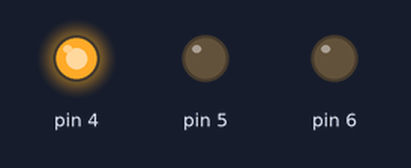
Bench run of a sketch on a simulated Arduino Uno, built with avr-gcc and run on an emulated ATmega328P. Shown: output pins drawn as LEDs (lit = HIGH).

Above: at 0.18 s.
At 0.92 s:
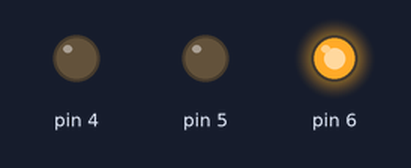
At 2.76 s:
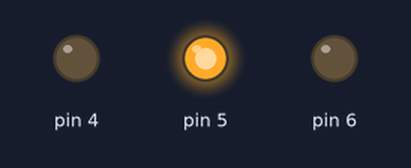
Timing chart, 0 to 3.1 s (numbered marks = the images above):
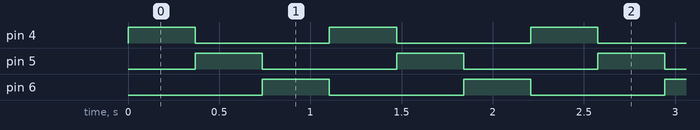

The sketch:

IR_transmitter_05.ino
```cpp
#include <IRremote.h>

IRsend irsend;

void setup() {
  Serial.begin(9600);
  pinMode(4,OUTPUT);
  pinMode(5,OUTPUT);
  pinMode(6,OUTPUT);
}

void loop() {
  digitalWrite(4, HIGH);
  digitalWrite(5, LOW);
  digitalWrite(6, LOW);
  irsend.sendSony(0xA91A1111, 12);
  delay(300);
  digitalWrite(4, LOW);
  digitalWrite(5, HIGH);
  digitalWrite(6, LOW);
  irsend.sendSony(0xA91A2222, 12);
  delay(300);
  digitalWrite(4, LOW);
  digitalWrite(5, LOW);
  digitalWrite(6, HIGH);
  irsend.sendSony(0xA91A3333, 12);
  delay(300);
}
```

Measured:
- by itself, pin 4–6: alternates HIGH for 0.37 s and LOW for 0.74 s
- by itself, everything shown: repeats every 1.1 s, in 3 steps
